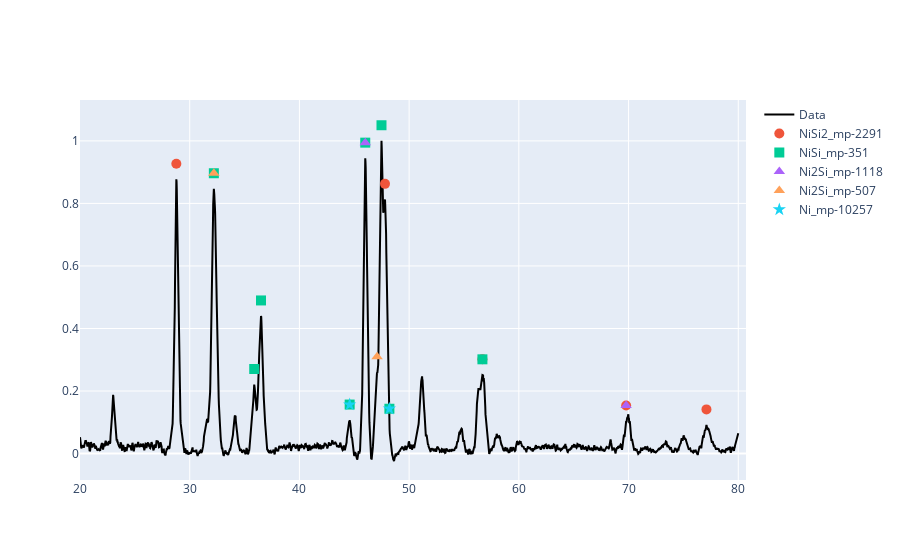

This figure's notebook cell:
### Markdown cell above
### using the manual table

### Code cell
# Your experimental peaks found via find_peaks
exp_peaks = data['Angle'].iloc[peaks].values 

tolerance = 0.2  # Degrees 2-theta
results = {}

for ref in reference_phases:
    matched_angles = []
    for p_ref in ref['peaks']:
        # Find if any experimental peak is within the tolerance of the reference peak
        diff = np.abs(exp_peaks - p_ref)
        if np.any(diff <= tolerance):
            # Get the actual experimental angle that matched
            best_match = exp_peaks[np.argmin(diff)]
            matched_angles.append(best_match)
    
    results[f"{ref['phase']}_{ref['id']}"] = matched_angles

print(results)

fig = go.Figure()

# Plot the raw data
fig.add_trace(go.Scatter(x=data['Angle'], y=data['intensity_norm'], name='Data', line=dict(color='black')))

# Define marker styles
styles = {'NiSi2': 'circle', 'NiSi': 'square', 'Ni2Si': 'triangle-up', 'Ni': 'star'}

for label, matched_peaks in results.items():
    if not matched_peaks: continue
    
    phase_name = label.split('_')[0]
    
    # Filter intensities for these specific matched peaks
    # We find the index in the original 'data' where the angle matches our matched_peaks
    y_vals = data.set_index('Angle').loc[matched_peaks]['intensity_norm']
    
    fig.add_trace(go.Scatter(
        x=matched_peaks,
        y=y_vals + 0.05, # Offset for visibility
        mode='markers',
        marker=dict(symbol=styles.get(phase_name, 'cross'), size=10),
        name=label
    ))

fig.show()

### Figure 1 — Plotly figure (JSON) as saved in the notebook; plotly's stock layout.template omitted (floating-point values rounded to 4 significant figures; data arrays with more than 128 entries replaced by an {"elided": "..."} marker saying what was removed)
{"data": [{"line": {"color": "black"}, "name": "Data", "type": "scatter", "x": {"elided": "3001 float values"}, "y": {"elided": "3001 float values"}}, {"marker": {"size": 10, "symbol": "circle"}, "mode": "markers", "name": "NiSi2_mp-2291", "type": "scatter", "x": [28.78, 47.8, 56.68, 69.78, 77.1], "y": [0.927, 0.8626, 0.3014, 0.1535, 0.1413]}, {"marker": {"size": 10, "symbol": "square"}, "mode": "markers", "name": "NiSi_mp-351", "type": "scatter", "x": [32.2, 35.88, 36.5, 44.58, 46, 47.48, 48.2, 56.68], "y": [0.8965, 0.2705, 0.4897, 0.1568, 0.9944, 1.05, 0.1434, 0.3014]}, {"marker": {"size": 10, "symbol": "triangle-up"}, "mode": "markers", "name": "Ni2Si_mp-1118", "type": "scatter", "x": [46, 69.78], "y": [0.9944, 0.1535]}, {"marker": {"size": 10, "symbol": "triangle-up"}, "mode": "markers", "name": "Ni2Si_mp-507", "type": "scatter", "x": [32.2, 47.08], "y": [0.8965, 0.3093]}, {"marker": {"size": 10, "symbol": "star"}, "mode": "markers", "name": "Ni_mp-10257", "type": "scatter", "x": [44.58, 48.2], "y": [0.1568, 0.1434]}], "layout": {}}
